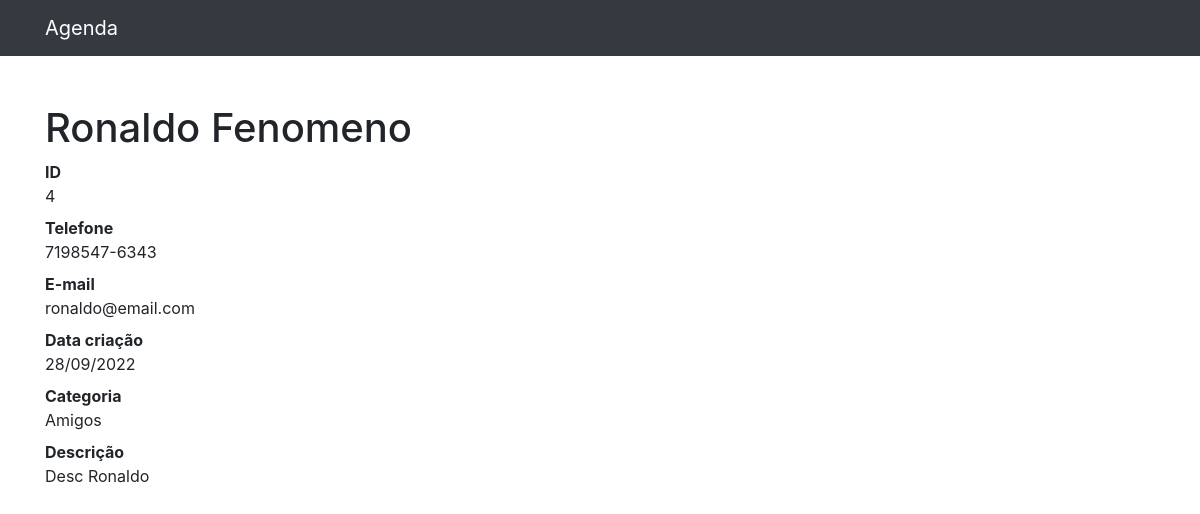
/4, run on the app's committed database.
### contatos/models.py (models this page shows, shortened)
class Contato(models.Model):
    nome = models.CharField(max_length=255)
    sobrenome = models.CharField(max_length=255, blank=True)
    telefone = models.CharField(max_length=255)
    email = models.CharField(max_length=255)
    data_criacao = models.DateTimeField(default=timezone.now)
    descricao = models.TextField(blank=True)
    categoria = models.ForeignKey(Categoria, on_delete=models.DO_NOTHING)

class Categoria(models.Model):
    nome = models.CharField(max_length=255)
    def __str__(self):
        return self.nome

### contatos/views.py (the view)
# urls.py: path('<int:contato_id>', views.ver_contato, name='ver_contato'),
def ver_contato(request, contato_id):
    contato = Contato.objects.get(id=contato_id)
    return render(request, 'contatos/ver_contato.html', {'contato': contato})

### contatos/templates/contatos/ver_contato.html
{% extends 'base.html' %}
{% block conteudo %}
<h1 class="mt-5">{{contato.nome}} {{contato.sobrenome}}</h1>
<dl>
    <dt>ID</dt>
    <dd>{{contato.id}}</dd>
    <dt>Telefone</dt>
    <dd>{{contato.telefone}}</dd>
    <dt>E-mail</dt>
    <dd>{{contato.email}}</dd>
    <dt>Data criação</dt>
    <dd>{{contato.data_criacao|date:'d/m/Y'}}</dd>
    <dt>Categoria</dt>
    <dd>{{contato.categoria}}</dd>
    <dt>Descrição</dt>
    <dd>
        {{contato.descricao}}
    </dd>
</dl>
{% endblock %}

### data on the page
Contato: nome "Ronaldo", sobrenome "Fenomeno", id "4", telefone "7198547-6343", email "ronaldo@email.com", data_criacao "28/09/2022", categoria "Amigos", descricao "Desc Ronaldo"
